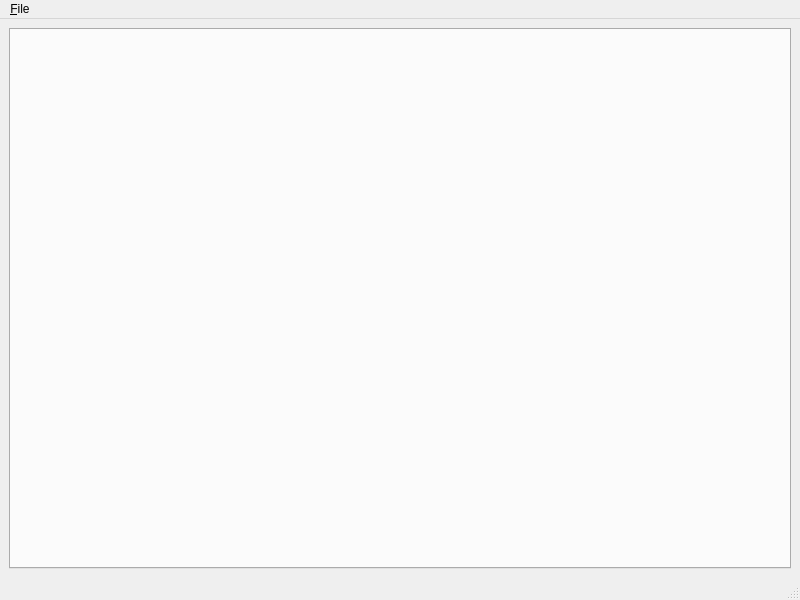
<?xml version="1.0" encoding="UTF-8"?>
<ui version="4.0">
 <class>MainWindow</class>
 <widget class="QMainWindow" name="MainWindow">
  <property name="geometry">
   <rect>
    <x>0</x>
    <y>0</y>
    <width>800</width>
    <height>600</height>
   </rect>
  </property>
  <property name="windowTitle">
   <string>MainWindow</string>
  </property>
  <widget class="QWidget" name="centralwidget">
   <layout class="QVBoxLayout" name="verticalLayout">
    <item>
     <widget class="QTabWidget" name="tabWidget">
      <property name="currentIndex">
       <number>-1</number>
      </property>
      <property name="tabsClosable">
       <bool>true</bool>
      </property>
      <property name="movable">
       <bool>true</bool>
      </property>
     </widget>
    </item>
   </layout>
  </widget>
  <widget class="QMenuBar" name="menubar">
   <property name="geometry">
    <rect>
     <x>0</x>
     <y>0</y>
     <width>800</width>
     <height>26</height>
    </rect>
   </property>
   <widget class="QMenu" name="menu_File">
    <property name="title">
     <string>&amp;File</string>
    </property>
    <addaction name="action_Import"/>
   </widget>
   <addaction name="menu_File"/>
  </widget>
  <widget class="QStatusBar" name="statusbar"/>
  <action name="action_Import">
   <property name="text">
    <string>&amp;Import</string>
   </property>
  </action>
 </widget>
 <resources/>
 <connections/>
</ui>
